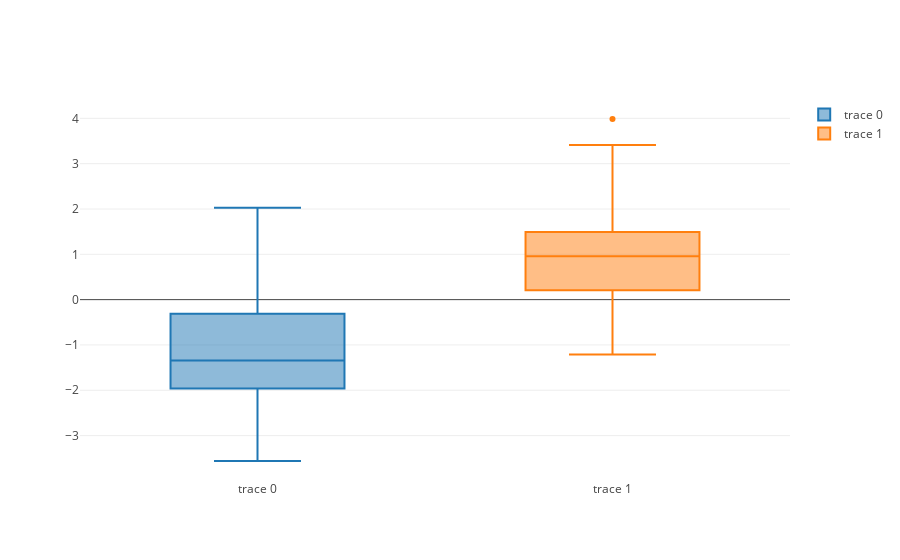

Notebook code for this chart:
### Markdown cell above
# Basic Box Plot

### Code cell
_0 = np.random.randn(50)-1
_1 = np.random.randn(50)+1

# X轴
# trace0 = go.Box(x=_0)
# trace1 = go.Box(x=_1)

# Y轴
trace0 = go.Box(y=_0)
trace1 = go.Box(y=_1)

data = [trace0, trace1]
plotly.offline.iplot(data)
